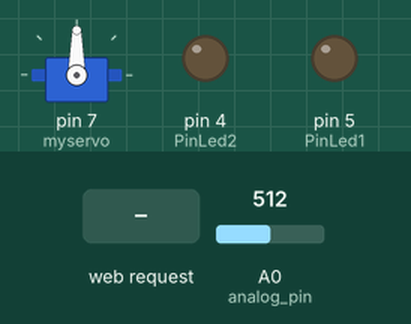
Simulated run of this sketch. Board: Arduino Uno, built with avr-gcc and run on an emulated ATmega328P. Parts: servo, output pins drawn as LEDs (lit = HIGH). The inputs (shaded band) are chosen by the test bench; at power-on: A0 (analog_pin) = 512. WiFi joins after 1.5 s; servers stay silent unless stated.

Above: at 1.2 s.
1.3 s: HTTP request GET /?Led1=Encender received
At 2.2 s:
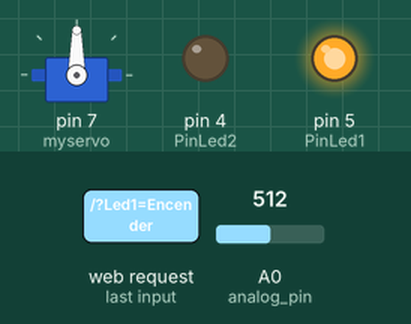
2.8 s: HTTP request GET /?Led2=Encender received
At 3.4 s:
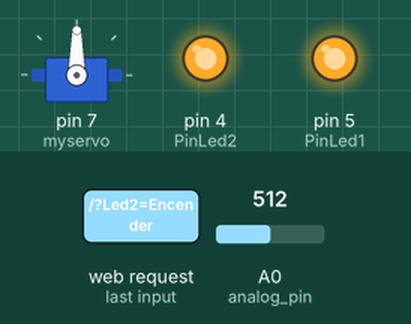
4.3 s: HTTP request GET /?Led1=Apagar received
At 5.5 s:
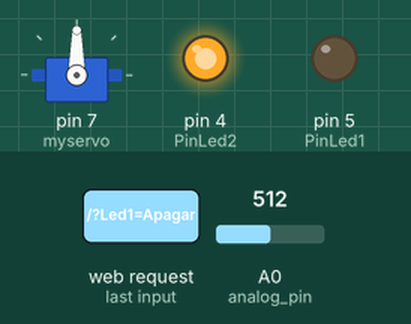
5.8 s: HTTP request GET /?Led2=Apagar received
At 6.8 s:
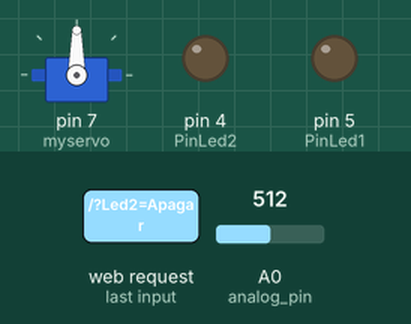
Timing chart, 0 to 8.3 s (numbered marks = the images above; inputs shaded):
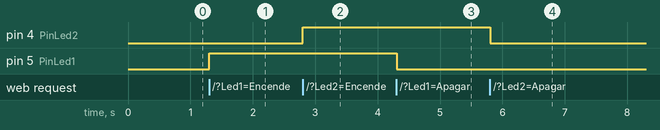

The sketch:

interfaz_actuadores_version1.ino
```cpp
#include <SPI.h>
#include <Client.h>
#include <Ethernet.h>
#include <Server.h>
#include <Udp.h>
#include <Servo.h>
//#include <DHT.h> //cargamos la librería DHT
//#define DHTPIN 12
//#define DHTTYPE DHT11
//Seleccionamos el pin en el que se //conectará el sensor
//Se selecciona el DHT11 (hay //otros DHT)
//DHT dht(DHTPIN, DHTTYPE); //Se inicia una variable que será usada por Arduino para comunicarse con el sensor
// Enter a MAC address and IP address for your controller below.
// The IP address will be dependent on your local network:
byte mac[] = { 0xDE, 0xAD, 0xBE, 0xEF, 0xFE, 0xED };
IPAddress ip(192,168,0, 10);
// Initialize the Ethernet server library
// with the IP address and port you want to use
// (port 80 is default for HTTP):
EthernetServer server(80);
Servo myservo; // create servo object to control a servo
int PinLed1= 5; //esto sera actuador 1 en algun momento
int PinLed2= 4; //esto sera actuador 2 en algun momento
//int Entrada1= 5;
//int Entrada2=6;
String readString = String(30);
int analog_pin = 0;
float temperatura;
void setup()
{
// start the Ethernet connection and the server:
Ethernet.begin(mac, ip);
server.begin();
pinMode(PinLed1,OUTPUT);
pinMode(PinLed2,OUTPUT);
//pinMode(Entrada1,INPUT);
//pinMode(Entrada2,INPUT);
//dht.begin(); //Se inicia el sensor
//pinMode(2,INPUT_PULLUP);
pinMode(12, INPUT);
digitalWrite(12, HIGH); //pullup
pinMode(5, OUTPUT); //pin selected to control
myservo.attach(7); //the pin for the servo control
}
void loop()
{
//int h = dht.readHumidity(); //Se lee la humedad
//float t = dht.readTemperature(); //Se lee la temperatura
temperatura = analogRead(analog_pin);
temperatura = 5.0*temperatura*100.0/1024.0;
// listen for incoming clients
EthernetClient client = server.available();
if (client) {
// an http request ends with a blank line
boolean currentLineIsBlank = true;
while (client.connected()) {
if (client.available()) {
char c = client.read();
if (readString.length()<100) //leer peticion HTTP caracter por caracter
{
readString += c;
}
if (c=='\n') //Si la peticion HTTP ha finalizado
{
//Determinar lo que se recibe mediante GET para encender el Led o apagarlo
if(readString.indexOf("Led1=Encender")>0){
digitalWrite(PinLed1,HIGH);
}
if(readString.indexOf("Led1=Apagar")>0){
digitalWrite(PinLed1,LOW);
}
if(readString.indexOf("Led2=Encender")>0){
digitalWrite(PinLed2,HIGH);
}
if(readString.indexOf("Led2=Apagar")>0){
digitalWrite(PinLed2,LOW);
}

if(readString.indexOf("?on") >0)//checks for on
{
myservo.write(10);
digitalWrite(5, HIGH); // set pin 4 high
Serial.println("Led On");
}
if(readString.indexOf("?off") >0)//checks for off
{
myservo.write(110);
digitalWrite(5, LOW); // set pin 4 low
Serial.println("Led Off");
}


readString=""; //Vaciar el string que se uso para la lectura
//Enviar cabecera HTTP estandar
client.println("HTTP/1.1 200 OK");
client.println("Content-Type: text/html");
// client.println("Connection: close"); // the connection will be closed after completion of the response
// client.println("Refresh: 1"); // refresh the page automatically every 5 sec
client.println();
//Crear pagina web HTML
client.println("<html>");
client.println("<head>");
client.println("<title>Centro de control domestico 1.0</title>");
client.println("</head>");
client.println("<body>");
client.println("<h1>Centro de control domestico 1.0</h1>");
client.println("<hr><br>");
client.println("<h3>Encendido/Apagado de instrumentos</h3>");
client.println("<hr><br>");
client.println("<table>");
client.println("<tr><td>Iluminacion</td><td>Ventilacion</td></tr>");
client.println("<tr><td><form method=get><input type=submit name=Led1 value=Encender></form></td><td><form method=get><input type=submit name=Led2 value=Encender></form></td></tr>");
client.println("<tr><td><form method=get><input type=submit name=Led1 value=Apagar ></form></td><td><form method=get><input type=submit name=Led2 value=Apagar></form></td></tr>");
client.println("</table>");
client.println("<hr><br>");
client.println("<h3>Lectura de sensores</h3>");
client.println("La tempetara es");
client.println("<br>");
client.println(temperatura);
client.println("<hr><br>");
client.println("<H1>Control de servo para riego</H1>");
client.println("<a href=\"/?on\"\">IZQUIERDA</a>");
client.println("<a href=\"/?off\"\">DERECHA</a>");

//client.println("La humedad es");
//client.println("<br>");
//client.println(h);
//client.println("<hr> <br>");
client.println("</body>");
client.println("</html>");
client.stop();


}
}
}
}
}
```

Measured:
- after the input at 1.3 s, pin 5 (PinLed1): LOW → HIGH at once
- after the input at 2.8 s, pin 4 (PinLed2): LOW → HIGH at once
- after the input at 4.3 s, pin 5 (PinLed1): HIGH → LOW at once
- after the input at 5.8 s, pin 4 (PinLed2): HIGH → LOW at once
